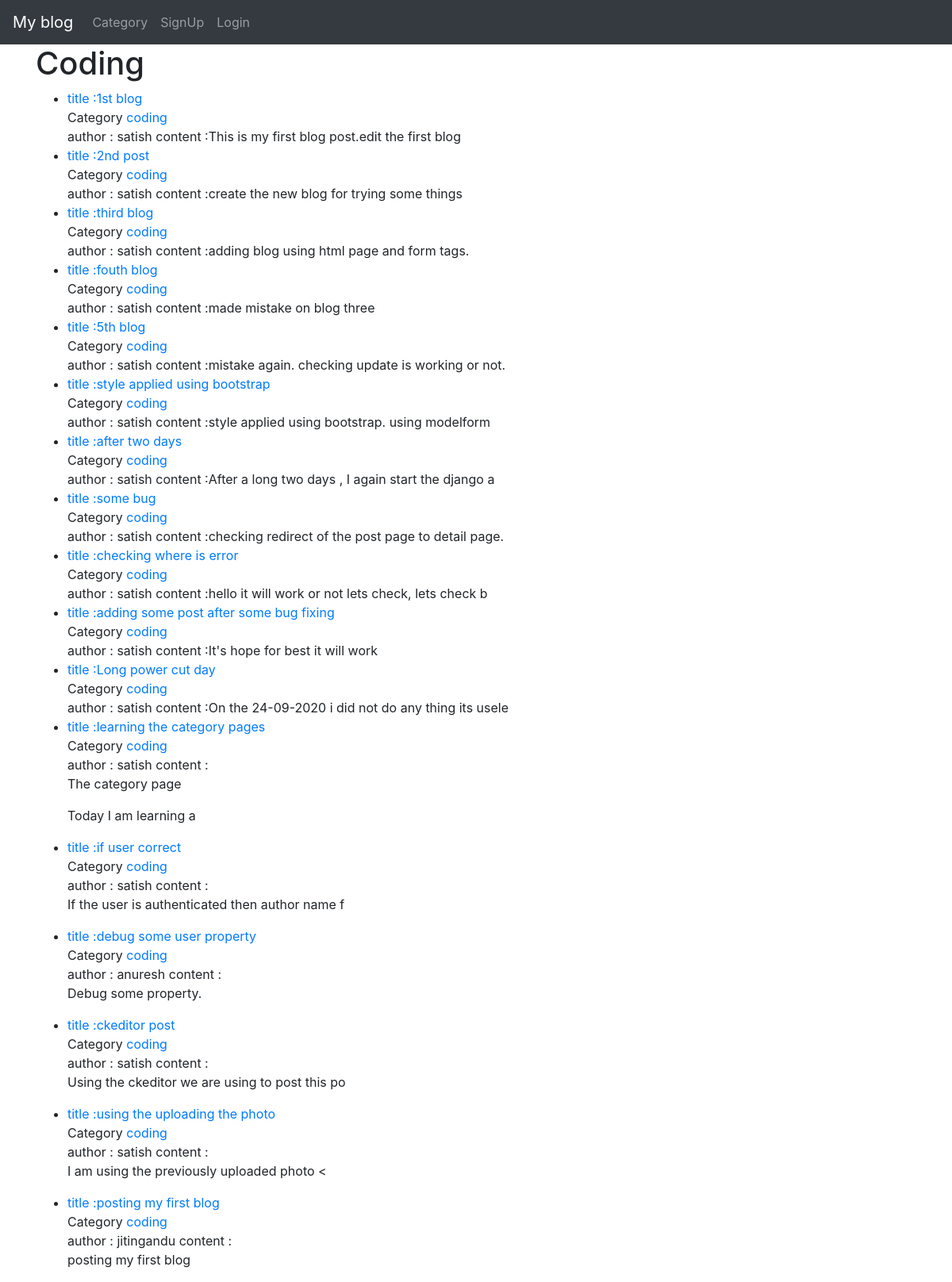
The app's page /category/coding/, older data.
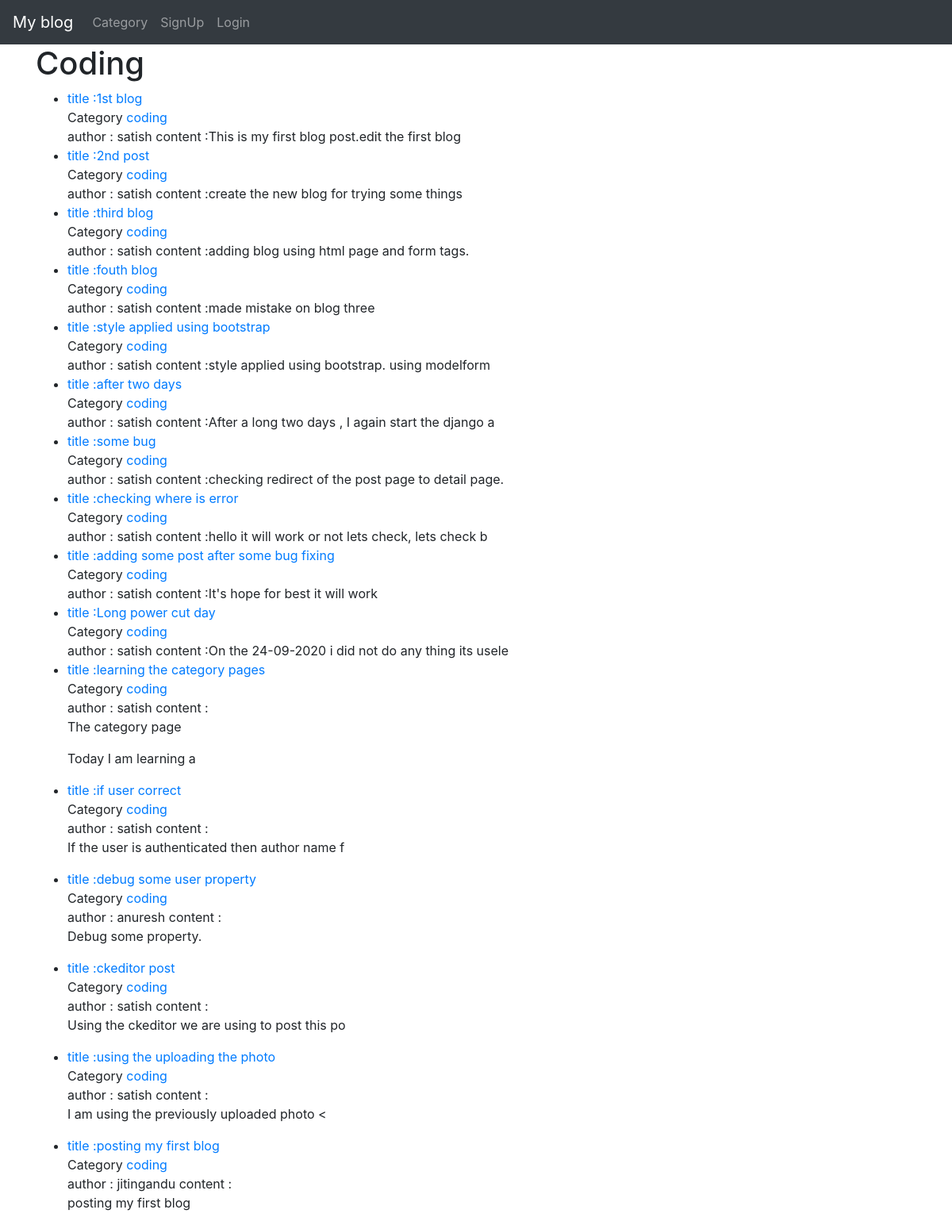
The same page, newer data.
### theblog/models.py (models this page shows, shortened)
class Post(models.Model):
    title = models.CharField(max_length=255)
    title_tag = models.CharField(max_length=60)
    author = models.ForeignKey(User,on_delete=models.CASCADE)
    category = models.CharField(max_length=100)
    body = RichTextField(blank=True,null=True)
    post_date = models.DateField(auto_now_add=True)
    snippet = models.CharField(max_length=300)
    likes = models.ManyToManyField(User, related_name="blog_post")
    header_image = models.ImageField(null=True, blank=True , upload_to="image/")

### theblog/views.py (the view)
# urls.py: path('category/<str:cats>/', views.categoryViews,name="categoryViews"),
def categoryViews(request,cats):
    Category_posts = Post.objects.filter(category=cats.replace('-',' '))
    return render (request,'category.html',{"cats":cats.title().replace('-',' '), "category_post":Category_posts})

### theblog/templates/category.html (shortened to what this page needs)
{% extends 'base.html' %}
{% block content %}
<h1>{{ cats }}</h1>
<ul>
    {% for post in category_post %}
        <li>
            <a href="{% url 'home:detail' post.pk %}"> title :{{ post.title }}</a><br>Category <a href="{% url 'home:categoryViews' post.category %}">{{post.category}}</a><br>
            author :  {{ post.author}}
            content :{{ post.body|slice:"50"|safe }}
        </li>
    {% empty %}
        <p>No blog is post on tag of {{cats}}</p>
    {% endfor %}
</ul>
{% endblock %}

Row changes from the older to the newer data that the page shows:
removed Post: title "5th blog", category "coding", author "satish", body "mistake again. checking update is working or not."
